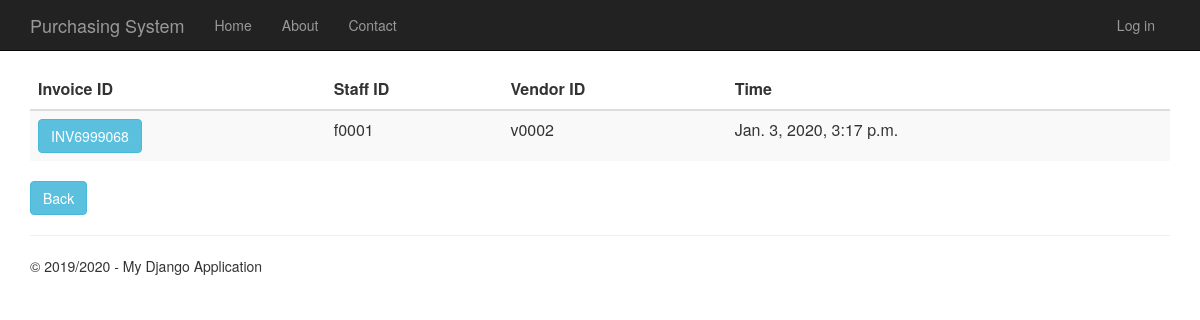
The page /invoicehistory on the database as committed earlier.
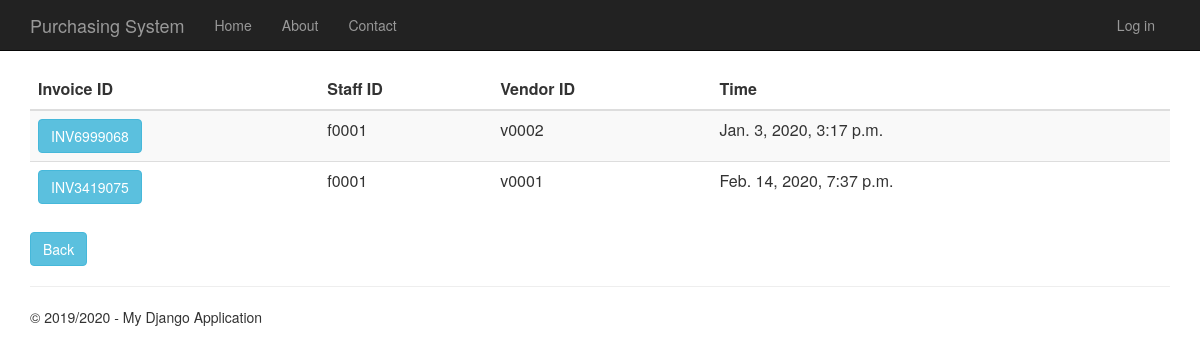
The same page on the database as committed later.
### Invoice/models.py (models this page shows)
class Invoice(models.Model):
    invoice_id = models.CharField(primary_key= True, max_length=10)
    time_created = models.DateTimeField()
    description = models.CharField(max_length=100)
    total_price = models.DecimalField(max_digits=10, decimal_places=2, default=Decimal('0.00'))
    invoice_status = models.CharField(max_length=20)
    purchase_order_id =models.OneToOneField(PurchaseOrder,on_delete = models.CASCADE)
    person_id = models.ForeignKey(Person,on_delete= models.CASCADE)
    vendor_id = models.ForeignKey(Vendor,on_delete = models.CASCADE)

### app/models.py (models this page shows, shortened)
class Person(models.Model):
    user_id = models.OneToOneField(User)
    person_id = models.CharField(primary_key=True, max_length=10)
    person_name = models.TextField()
    person_address = models.TextField()
    person_phone_number = models.TextField()
    person_role = models.TextField(default = 'EMPLOYEE')

class Vendor(models.Model):
    vendor_id = models.CharField(primary_key=True, max_length=10)
    vendor_name = models.TextField()
    vendor_phone_number = models.TextField()
    vendor_address = models.TextField()
    vendor_email = models.TextField()
    def __str__(self):
        return str(self.vendor_id)

### Invoice/views.py (the view)
# urls.py: url(r'^invoicehistory', Invoice.views.invoicehistory, name="invoice_history"),
def invoicehistory(request):
    invoice = Invoice.objects.all()
    context = {
            'title':'Invoice History',
            'rows':invoice,
            'year':'2019/2020'
        }
    return render(request,'Invoice/invoicehistory.html',context)

### Invoice/templates/Invoice/invoicehistory.html
﻿{% extends "app/layout.html" %}
{% block content %}
<div class="purcahseorderhistory margintop" action="menu" >
    <form action="invoicehistorydetails" method="GET">
        <table class="table table-striped margintop">
          <thead>
            <tr>
              <th scope="col">Invoice ID</th>
              <th scope="col">Staff ID</th>
              <th scope="col">Vendor ID</th>
              <th scope="col">Time</th>
            </tr>
          </thead>
          <tbody>
              {% for r in rows %}
            <tr>
                 <td><button type="submit" name="inv_id" value="{{r.invoice_id}}" class="btn btn-info" >{{r.invoice_id}}</button></td>
                 <td>{{r.person_id.person_id}}</td>
                 <td>{{r.vendor_id}}</td>
                 <td>{{r.time_created}}</td>
            </tr>
              {% endfor %}
          </tbody>
        </table>
        <div class="margintop">
            <a type="submit" class="btn btn-info" href="/menu">Back</a>
        </div>
    </form>
</div>
{% endblock %}

Rows that differ between the two databases and show on the page:
added Invoice: invoice_id "INV3419075", person_id.person_id "f0001", vendor_id "v0001", time_created "Feb. 14, 2020, 7:37 p.m."
